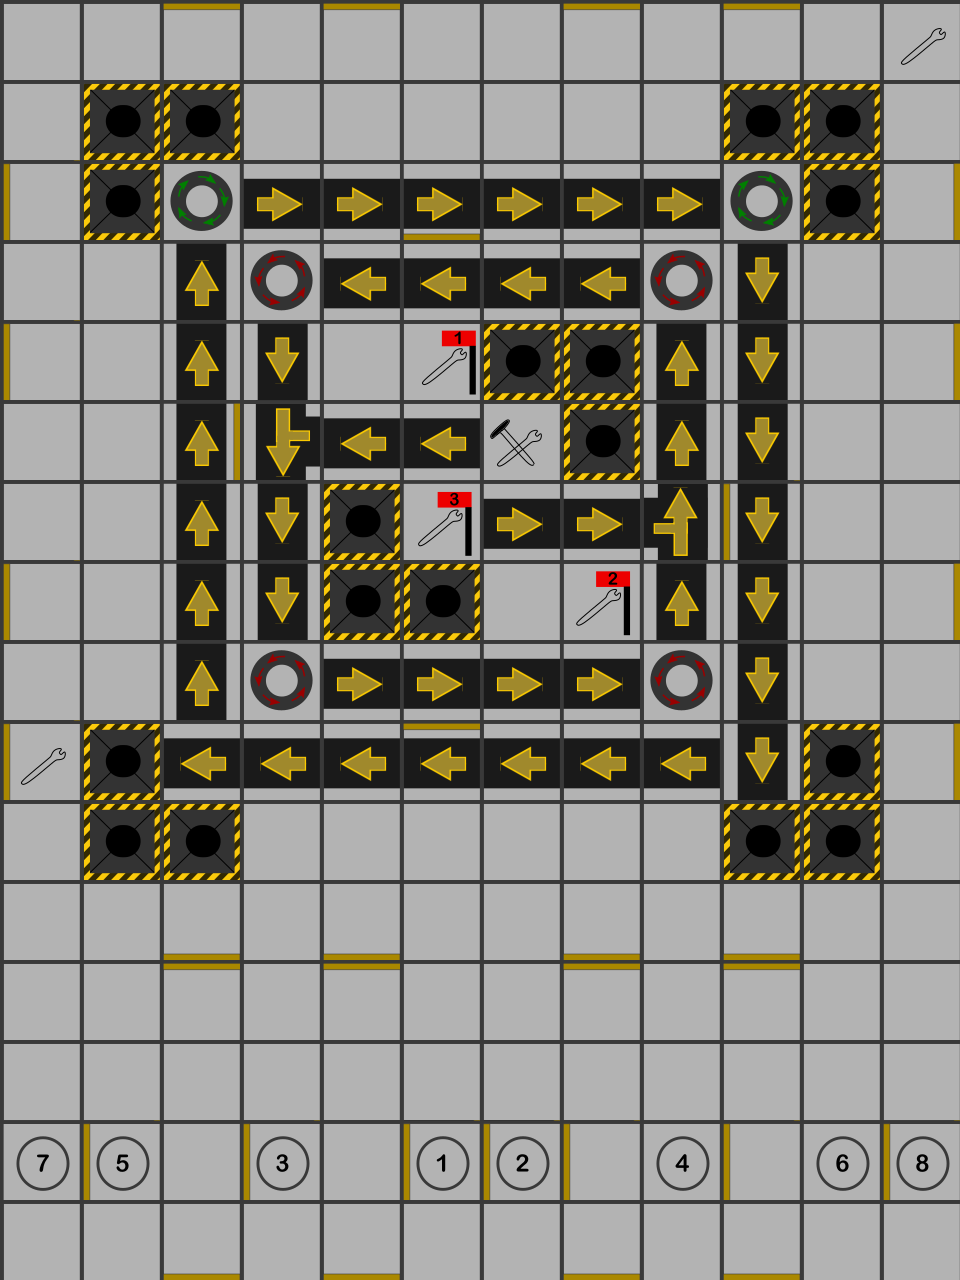

This game map was drawn from its Tiled (.tmx) file and the tilesets committed beside it. A one-line description and the full map source follow:
An orthogonal 12x16 tile map with 80x80 px tiles, 6 tile layers (boardElements, lasers, wallsWEST, wallsSOUTH, ...).

<map version="1.2" tiledversion="1.2.3" orientation="orthogonal" renderorder="right-down" width="12" height="16" tilewidth="80" tileheight="80" infinite="0" nextlayerid="7" nextobjectid="1">
 <tileset firstgid="1" source="properties/tileProperties.tsx" />
 <layer id="1" name="boardElements" width="12" height="16">
  <data encoding="csv">
22,22,22,22,22,22,22,22,22,22,22,12,
22,3,3,22,22,22,22,22,22,3,3,22,
22,3,13,10,10,10,10,10,10,13,3,22,
22,22,1,4,11,11,11,11,4,2,22,22,
22,22,1,2,22,30,3,3,1,2,22,22,
22,22,1,73,11,11,21,3,1,2,22,22,
22,22,1,2,3,39,10,10,83,2,22,22,
22,22,1,2,3,3,22,31,1,2,22,22,
22,22,1,4,10,10,10,10,4,2,22,22,
12,3,11,11,11,11,11,11,11,2,3,22,
22,3,3,22,22,22,22,22,22,3,3,22,
22,22,22,22,22,22,22,22,22,22,22,22,
22,22,22,22,22,22,22,22,22,22,22,22,
22,22,22,22,22,22,22,22,22,22,22,22,
97,88,22,79,22,70,71,22,80,22,89,98,
22,22,22,22,22,22,22,22,22,22,22,22
</data>
 </layer>
 <layer id="6" name="lasers" width="12" height="16">
  <data encoding="csv">
0,0,0,0,0,0,0,0,0,0,0,0,
0,0,0,0,0,0,0,0,0,0,0,0,
0,0,0,0,0,0,0,0,0,0,0,0,
0,0,0,0,0,0,0,0,0,0,0,0,
0,0,0,0,0,0,0,0,0,0,0,0,
0,0,0,0,0,0,0,0,0,0,0,0,
0,0,0,0,0,0,0,0,0,0,0,0,
0,0,0,0,0,0,0,0,0,0,0,0,
0,0,0,0,0,0,0,0,0,0,0,0,
0,0,0,0,0,0,0,0,0,0,0,0,
0,0,0,0,0,0,0,0,0,0,0,0,
0,0,0,0,0,0,0,0,0,0,0,0,
0,0,0,0,0,0,0,0,0,0,0,0,
0,0,0,0,0,0,0,0,0,0,0,0,
0,0,0,0,0,0,0,0,0,0,0,0,
0,0,0,0,0,0,0,0,0,0,0,0
</data>
 </layer>
 <layer id="2" name="wallsWEST" width="12" height="16">
  <data encoding="csv">
0,0,0,0,0,0,0,0,0,0,0,0,
0,0,0,0,0,0,0,0,0,0,0,0,
44,0,0,0,0,0,0,0,0,0,0,0,
0,0,0,0,0,0,0,0,0,0,0,0,
44,0,0,0,0,0,0,0,0,0,0,0,
0,0,0,0,0,0,0,0,0,0,0,0,
0,0,0,0,0,0,0,0,0,44,0,0,
44,0,0,0,0,0,0,0,0,0,0,0,
0,0,0,0,0,0,0,0,0,0,0,0,
44,0,0,0,0,0,0,0,0,0,0,0,
0,0,0,0,0,0,0,0,0,0,0,0,
0,0,0,0,0,0,0,0,0,0,0,0,
0,0,0,0,0,0,0,0,0,0,0,0,
0,0,0,0,0,0,0,0,0,0,0,0,
0,44,0,44,0,44,44,44,0,44,0,44,
0,0,0,0,0,0,0,0,0,0,0,0
</data>
 </layer>
 <layer id="3" name="wallsSOUTH" width="12" height="16">
  <data encoding="csv">
0,0,0,0,0,0,0,0,0,0,0,0,
0,0,0,0,0,0,0,0,0,0,0,0,
0,0,0,0,0,17,0,0,0,0,0,0,
0,0,0,0,0,0,0,0,0,0,0,0,
0,0,0,0,0,0,0,0,0,0,0,0,
0,0,0,0,0,0,0,0,0,0,0,0,
0,0,0,0,0,0,0,0,0,0,0,0,
0,0,0,0,0,0,0,0,0,0,0,0,
0,0,0,0,0,0,0,0,0,0,0,0,
0,0,0,0,0,0,0,0,0,0,0,0,
0,0,0,0,0,0,0,0,0,0,0,0,
0,0,17,0,17,0,0,17,0,17,0,0,
0,0,0,0,0,0,0,0,0,0,0,0,
0,0,0,0,0,0,0,0,0,0,0,0,
0,0,0,0,0,0,0,0,0,0,0,0,
0,0,17,0,17,0,0,17,0,17,0,0
</data>
 </layer>
 <layer id="4" name="wallsEAST" width="12" height="16">
  <data encoding="csv">
0,0,0,0,0,0,0,0,0,0,0,0,
0,0,0,0,0,0,0,0,0,0,0,0,
0,0,0,0,0,0,0,0,0,0,0,35,
0,0,0,0,0,0,0,0,0,0,0,0,
0,0,0,0,0,0,0,0,0,0,0,35,
0,0,35,0,0,0,0,0,0,0,0,0,
0,0,0,0,0,0,0,0,0,0,0,0,
0,0,0,0,0,0,0,0,0,0,0,35,
0,0,0,0,0,0,0,0,0,0,0,0,
0,0,0,0,0,0,0,0,0,0,0,35,
0,0,0,0,0,0,0,0,0,0,0,0,
0,0,0,0,0,0,0,0,0,0,0,0,
0,0,0,0,0,0,0,0,0,0,0,0,
0,0,0,0,0,0,0,0,0,0,0,0,
0,0,0,0,0,0,0,0,0,0,0,0,
0,0,0,0,0,0,0,0,0,0,0,0
</data>
 </layer>
 <layer id="5" name="wallsNORTH" width="12" height="16">
  <data encoding="csv">
0,0,8,0,8,0,0,8,0,8,0,0,
0,0,0,0,0,0,0,0,0,0,0,0,
0,0,0,0,0,0,0,0,0,0,0,0,
0,0,0,0,0,0,0,0,0,0,0,0,
0,0,0,0,0,0,0,0,0,0,0,0,
0,0,0,0,0,0,0,0,0,0,0,0,
0,0,0,0,0,0,0,0,0,0,0,0,
0,0,0,0,0,0,0,0,0,0,0,0,
0,0,0,0,0,0,0,0,0,0,0,0,
0,0,0,0,0,8,0,0,0,0,0,0,
0,0,0,0,0,0,0,0,0,0,0,0,
0,0,0,0,0,0,0,0,0,0,0,0,
0,0,8,0,8,0,0,8,0,8,0,0,
0,0,0,0,0,0,0,0,0,0,0,0,
0,0,0,0,0,0,0,0,0,0,0,0,
0,0,0,0,0,0,0,0,0,0,0,0
</data>
 </layer>
</map>